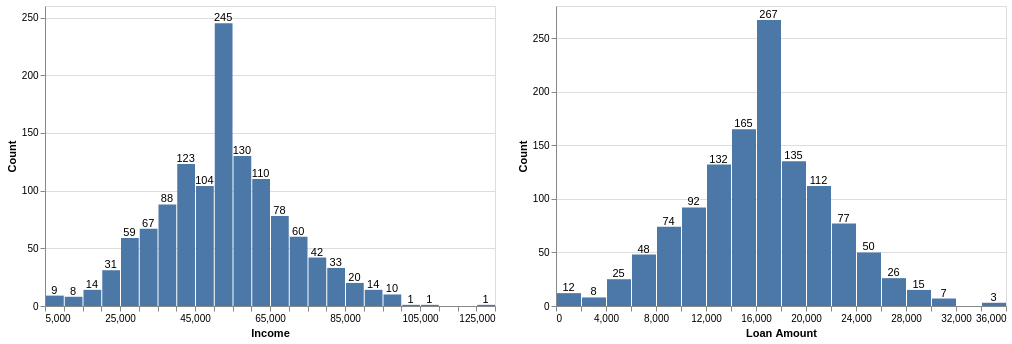

Notebook code for this chart:
### Code cell
chart = alt.Chart(df).mark_bar(tooltip=True).encode(
        x=alt.X("income:Q").bin(maxbins=30).title("Income"),
        y=alt.Y('count()').title('Count')
)

text = chart.mark_text(dy=-5).encode(
    text=alt.Text('count()')
)

final_chart = (chart + text).properties(
    width=450,
    height=300
)

#############################################

chart2 = alt.Chart(df).mark_bar(tooltip=True).encode(
        x=alt.X("loan_amount:Q").bin(maxbins=30).title("Loan Amount"),
        y=alt.Y('count()').title('Count')
)

text2 = chart2.mark_text(dy=-5).encode(
    text=alt.Text('count()')
)

final_chart2 = (chart2 + text2).properties(
    width=450,
    height=300
)

#############################################

final_chart | final_chart2

### Figure 1 — Vega-Lite specification as saved in the notebook (floating-point values rounded to 4 significant figures; data arrays with more than 128 entries replaced by an {"elided": "..."} marker saying what was removed)
{"config": {"view": {"continuousWidth": 300, "continuousHeight": 300}}, "hconcat": [{"layer": [{"mark": {"type": "bar", "tooltip": true}, "encoding": {"x": {"bin": {"maxbins": 30}, "field": "income", "title": "Income", "type": "quantitative"}, "y": {"aggregate": "count", "title": "Count", "type": "quantitative"}}}, {"mark": {"type": "text", "dy": -5}, "encoding": {"text": {"aggregate": "count", "type": "quantitative"}, "x": {"bin": {"maxbins": 30}, "field": "income", "title": "Income", "type": "quantitative"}, "y": {"aggregate": "count", "title": "Count", "type": "quantitative"}}}], "height": 300, "width": 450}, {"layer": [{"mark": {"type": "bar", "tooltip": true}, "encoding": {"x": {"bin": {"maxbins": 30}, "field": "loan_amount", "title": "Loan Amount", "type": "quantitative"}, "y": {"aggregate": "count", "title": "Count", "type": "quantitative"}}}, {"mark": {"type": "text", "dy": -5}, "encoding": {"text": {"aggregate": "count", "type": "quantitative"}, "x": {"bin": {"maxbins": 30}, "field": "loan_amount", "title": "Loan Amount", "type": "quantitative"}, "y": {"aggregate": "count", "title": "Count", "type": "quantitative"}}}], "height": 300, "width": 450}], "data": {"name": "data-cdeac4f966db7c3332414881ea27d504"}, "$schema": "https://vega.github.io/schema/vega-lite/v6.1.0.json", "datasets": {"data-cdeac4f966db7c3332414881ea27d504": {"elided": "1248 records"}}}
